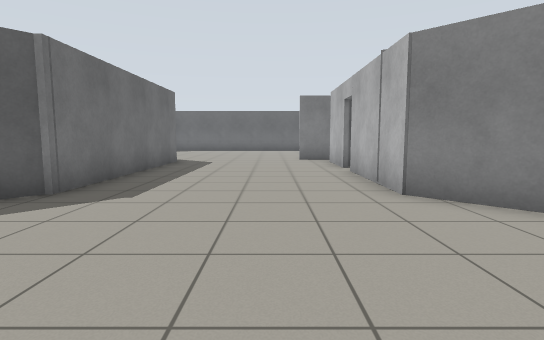
view 1 (above)

20 first-person views from a walk through a Gazebo world. The camera is 0.94 m above the floor, tilts 6° down and sees 80° across. The floor is counted in squares, 1 m on a side. Each view is taken from the middle of a square. On the plan, view 1 faces up. The plan holds only what a view shows up to about 12 squares ahead; the rest is blank. The place goes on beyond the plan.

view 2
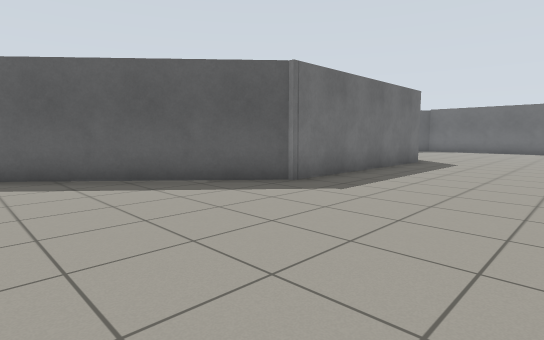

view 3
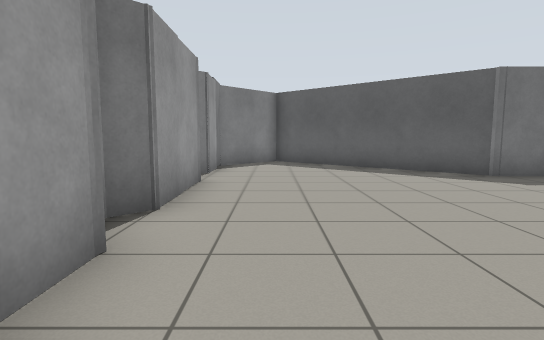

view 4
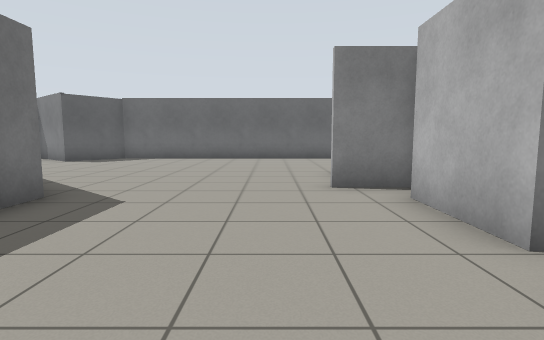

view 5
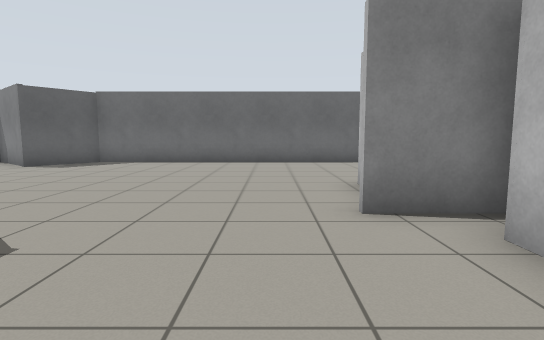

view 6
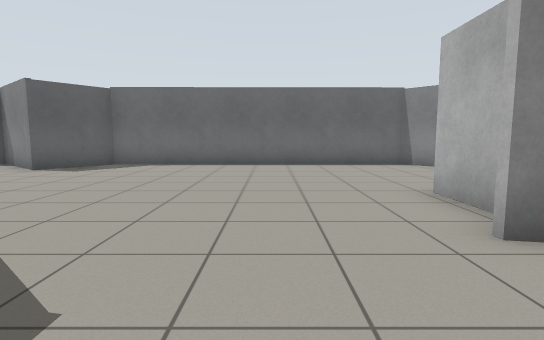

view 7
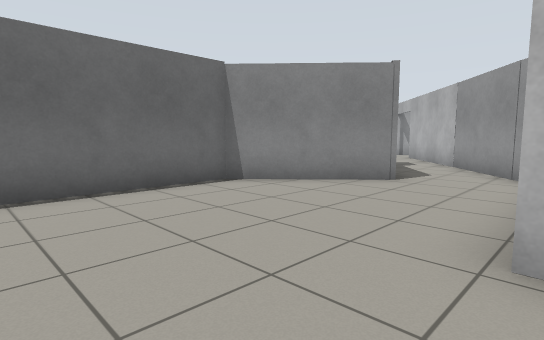

view 8
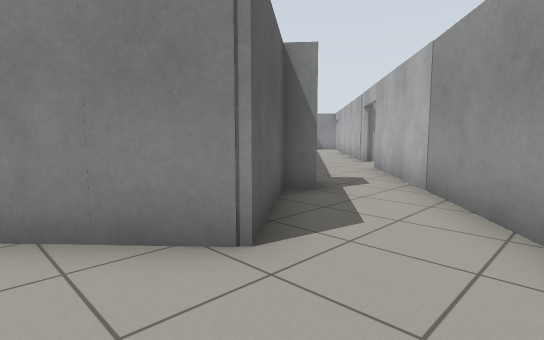

view 9
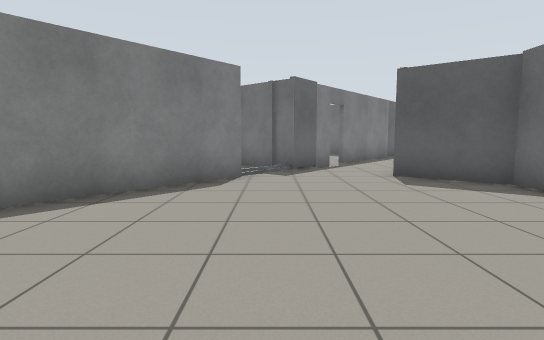

view 10
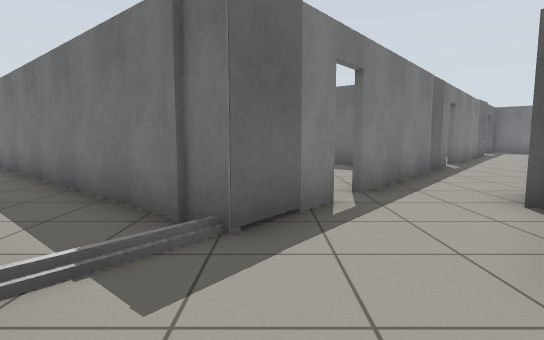

view 11
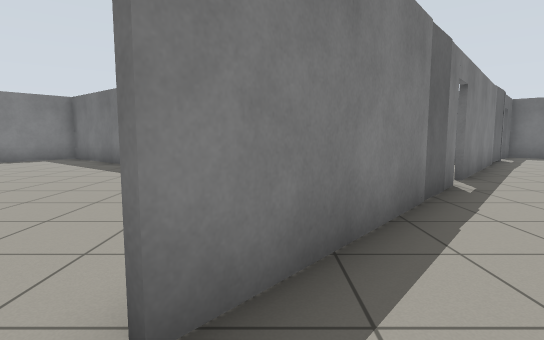

view 12
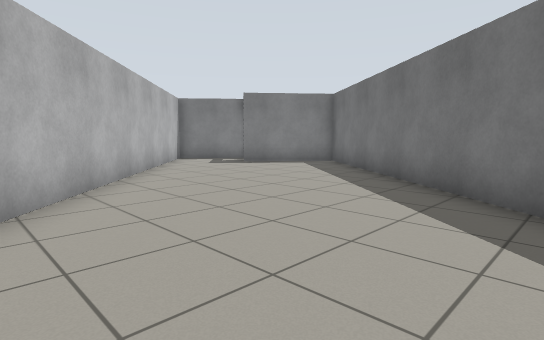

view 13
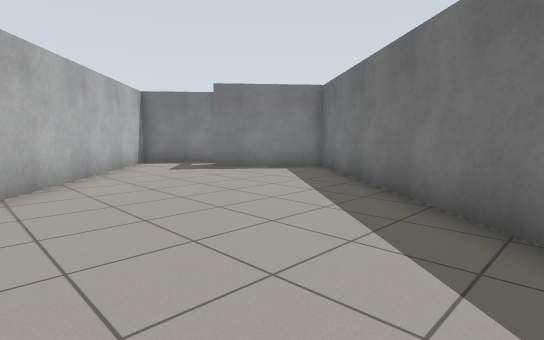

view 14
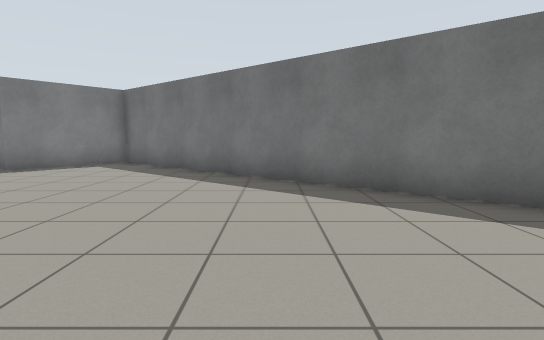

view 15
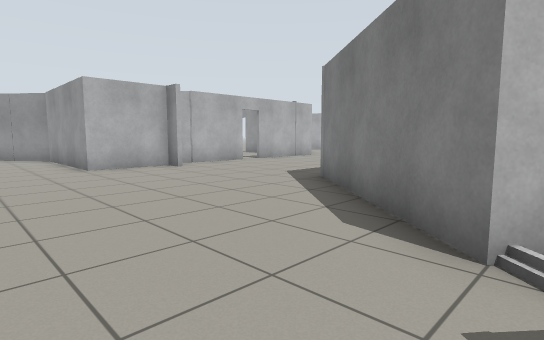

view 16
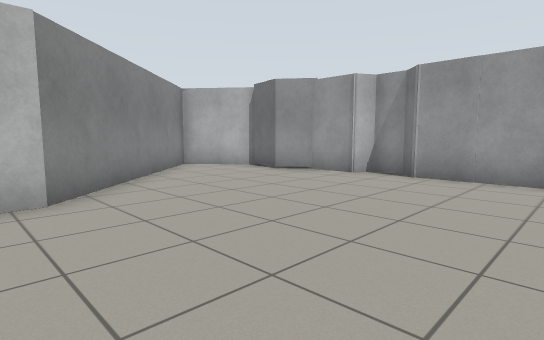

view 17
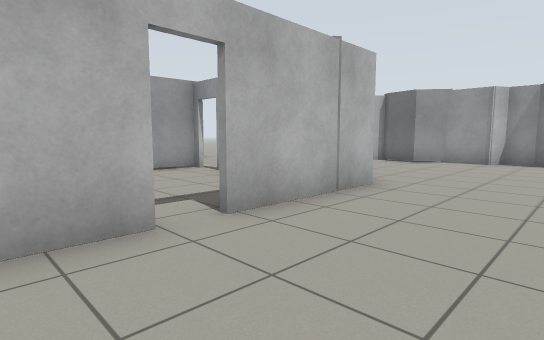

view 18
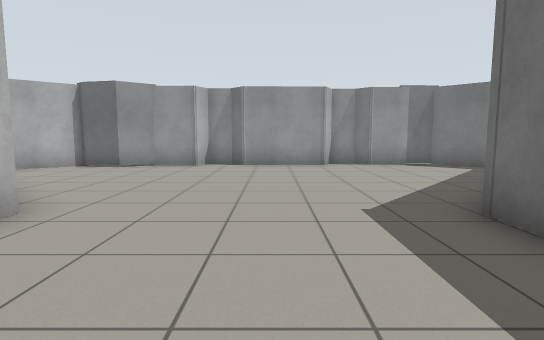

view 19
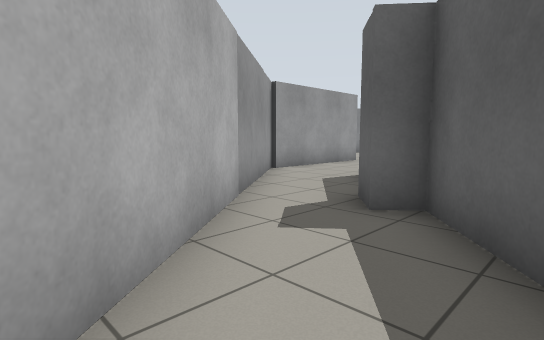

view 20
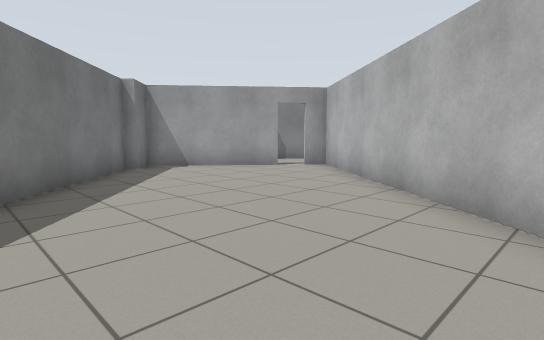

### Floor plan
Points are (right, up) in squares from view 1. A wall is a line through its corners. A room is listed if a view was taken in it or the views show most of it. See-through windows are left out.
Room 1 (views 1, 2, 3, 4, 5, 6, 7, 8, 9, 10, 15, 16, 17, 18, 19)
walls: (2.1, 9.6) (2.1, 11.9); (6.3, 15.2) (13.2, 20.8); (-7.8, 14.9) (-7.5, 15.3) (-3.5, 12) (-3.5, 5.3) (-8.1, 0.2) (-6.2, -1.6) (-4.2, -1.6) (-3.7, -2.1); (8.1, 19.9) (5.7, 18.1) (3.3, 20.7) (-6.2, 20.7) (-7.6, 18.9) (-8.9, 20); (-10.7, 18) (-9, 16.6) (-15.6, 8.9); (9.2, 20) (8.5, 19.4); (4.9, -1.2) (6.8, 0.4) (2.1, 5.2) (2.1, 8.7); (-3.9, -1.9) (-2.9, -1.9) (-2.6, -1.4) (-0.2, -1.4) (0.4, -1.9) (1.1, -1.9) (1.4, -1.4) (2.7, -1.4) (3.6, -0.7) (4.8, -1); (10.5, 21.9) (8.8, 20.5)
ways out: opening at (-9, 19) to room 2; open door at (2, 9); open door at (13.7, 21.3)
objects: door leaf (1, 13) to (5, 15)
Room 2 (view 11)
walls: (-13, 19.8) (-11.3, 18.4); (-8.9, 20) (-9.9, 20.8)
ways out: opening at (-9, 19) to room 1; open door at (-11, 18) to room 3; opening at (-12, 21)
Room 3 (views 12, 13, 14, 20)
walls: (-15.5, 20.4) (-23.3, 10.9) (-20.8, 8.8) (-21.2, 8.2); (-11.4, 18.3) (-14.5, 21); (-14.5, 20.9) (-15.3, 20.1); (-21.9, 7.1) (-20, 5.5) (-10.2, 17.3) (-10.8, 17.8)
ways out: open door at (-11, 18) to room 2

Where each view was taken, in squares from view 1:
view 1: 0 up, 0 right, facing up
view 2: 0 up, 1 right, facing up-left
view 3: 0 up, 4 right, facing left
view 4: 7 up, 0 right, facing up
view 5: 9 up, 0 right, facing up
view 6: 10 up, 1 left, facing up
view 7: 15 up, 1 left, facing up-right
view 8: 16 up, 4 right, facing up-right
view 9: 16 up, 0 right, facing left
view 10: 17 up, 6 left, facing left
view 11: 19 up, 10 left, facing left
view 12: 18 up, 13 left, facing down-left
view 13: 17 up, 15 left, facing down-left
view 14: 16 up, 12 left, facing left
view 15: 18 up, 8 left, facing down-right
view 16: 6 up, 3 left, facing down-right
view 17: 11 up, 1 left, facing down-right
view 18: 9 up, 1 left, facing down
view 19: 22 up, 13 right, facing down-left
view 20: 11 up, 19 left, facing up-right
